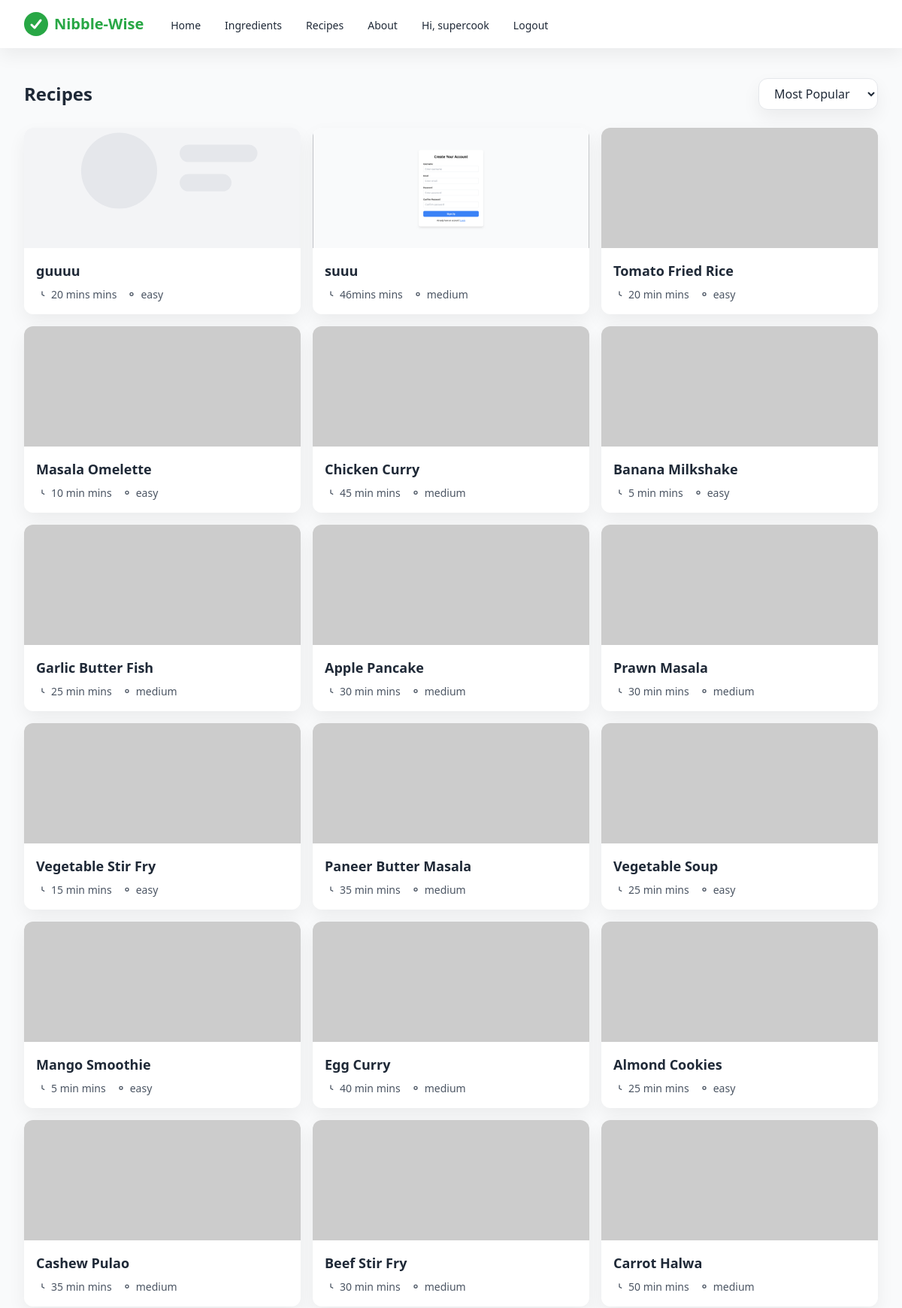
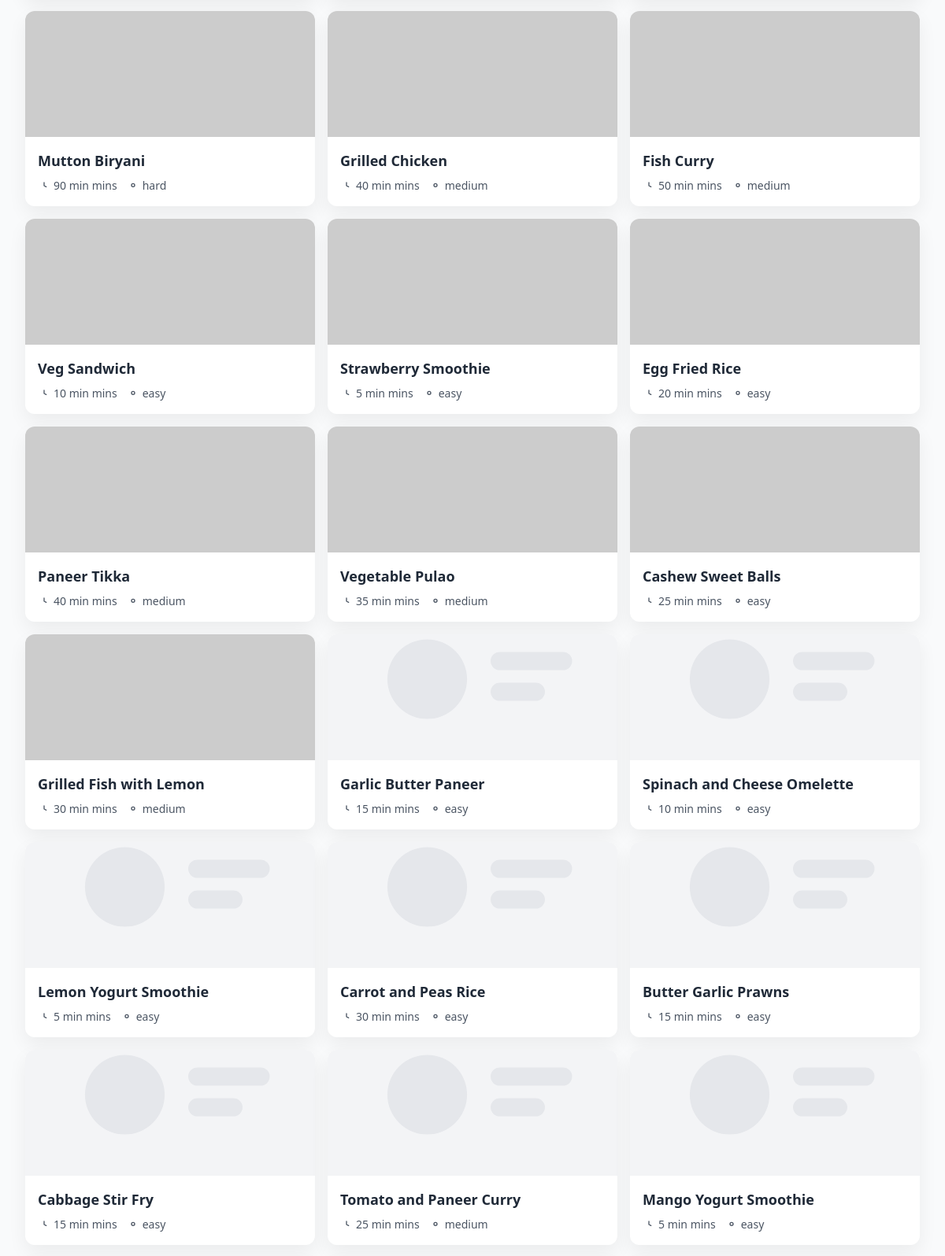
Page /recipes/ (signed in, upper part) on the committed database (2 pictures, top to bottom).
### core/models.py (models this page shows, shortened)
class Recipe(models.Model):
    DIFFICULTY_CHOICES = [
        ('easy', 'Easy'),
        ('medium', 'Medium'),
        ('hard', 'Hard'),
    ]
    title = models.CharField(max_length=200)
    slug = models.SlugField(unique=True, blank=True, null=True)
    photo1 = models.ImageField(upload_to='recipes/', blank=True, null=True)
    photo2 = models.ImageField(upload_to='recipes/', blank=True, null=True)
    photo3 = models.ImageField(upload_to='recipes/', blank=True, null=True)
    photo4 = models.ImageField(upload_to='recipes/', blank=True, null=True)
    photo5 = models.ImageField(upload_to='recipes/', blank=True, null=True)
    time = models.CharField(max_length=10)
    difficulty = models.CharField(
        max_length=10,
        choices=DIFFICULTY_CHOICES,
        default='easy'
    )
    ingredients = models.ManyToManyField(Ingredient, blank=True)
    steps = models.JSONField(default=list)

### core/views.py (the view)
# urls.py: path('recipes/', views.recipes, name='recipes'),
@login_required(login_url='login')
def recipes(request):
    recipes = Recipe.objects.all()
    return render(request, 'recipes.html', {"recipes": recipes})

### templates/recipes.html (shortened to what this page needs)
{% extends 'base.html' %}
{% load static %}
{% block content %}
<section class="max-w-7xl mx-auto px-4 sm:px-6 lg:px-8 py-10">
	<div class="flex items-center justify-between gap-3">
		<h2 class="text-2xl font-bold">Recipes</h2>
		<div class="flex items-center gap-2">
			<select id="sort-select" class="px-4 py-2 rounded-xl border border-gray-200 bg-white shadow-soft">
				<option value="popularity">Most Popular</option>
			</select>
		</div>
	</div>
	<div id="recipe-grid" class="grid sm:grid-cols-2 lg:grid-cols-3 gap-4 mt-6">
		{% for r in recipes %}
			{% include 'components/recipe_card.html' with slug=r.slug title=r.title time=r.time difficulty=r.difficulty image=r.image %}
		{% empty %}
			{% include 'components/empty_state.html' %}
		{% endfor %}
	</div>
</section>
{% endblock %}

### templates/partials/navbar.html (shortened to what this page needs)
{% load static %}
<nav class="bg-white shadow-soft sticky top-0 z-40">
	<div class="max-w-7xl mx-auto px-4 sm:px-6 lg:px-8">
		<div class="flex justify-between h-16">
			<div class="flex">
				<a href="{% url 'home' %}" class="flex items-center gap-2">
					<img src="{% static 'images/logo.svg' %}" alt="Logo" class="h-8 w-8" />
					<span class="font-semibold text-xl text-brand">Nibble-Wise</span>
				</a>
				<div class="hidden sm:ml-8 sm:flex sm:space-x-6">
					<a href="{% url 'home' %}" class="inline-flex items-center px-1 pt-1 text-sm font-medium hover:text-brand">Home</a>
					<a href="{% url 'ingredients' %}" class="inline-flex items-center px-1 pt-1 text-sm font-medium hover:text-brand">Ingredients</a>
					<a href="{% url 'recipes' %}" class="inline-flex items-center px-1 pt-1 text-sm font-medium hover:text-brand">Recipes</a>
					<a href="{% url 'about' %}" class="inline-flex items-center px-1 pt-1 text-sm font-medium hover:text-brand">About</a>
					{% if user.is_authenticated %}
						<span class="inline-flex items-center px-1 pt-1 text-sm font-medium">Hi, {{ user.username }}</span>
						<a href="{% url 'logout' %}" class="inline-flex items-center px-1 pt-1 text-sm font-medium hover:text-brand">Logout</a>
					{% else %}
						<a href="{% url 'login' %}" class="inline-flex items-center px-1 pt-1 text-sm font-medium hover:text-brand">Login</a>
						<a href="{% url 'signup' %}" class="inline-flex items-center px-1 pt-1 text-sm font-medium hover:text-brand">Sign Up</a>
					{% endif %}
				</div>
			</div>
		</div>
	</div>
</nav>

### templates/components/recipe_card.html
{% load static %}
<a href="{% url 'recipe_detail' slug=r.slug %}" class="block group rounded-xl bg-white shadow-soft hover:shadow-lg transition-all duration-200 overflow-hidden recipe-card">
    {% if r.photo1 %}
        <img src="{{ r.photo1.url }}" alt="{{ r.title }}" class="h-40 w-full object-cover group-hover:scale-[1.03] transition-transform duration-200" onerror="this.onerror=null;this.src='{% static 'images/empty.svg' %}'"/>
    {% elif r.photo2 %}
        <img src="{{ r.photo2.url }}" alt="{{ r.title }}" class="h-40 w-full object-cover group-hover:scale-[1.03] transition-transform duration-200" onerror="this.onerror=null;this.src='{% static 'images/empty.svg' %}'"/>
    {% elif r.photo3 %}
        <img src="{{ r.photo3.url }}" alt="{{ r.title }}" class="h-40 w-full object-cover group-hover:scale-[1.03] transition-transform duration-200" onerror="this.onerror=null;this.src='{% static 'images/empty.svg' %}'"/>
    {% elif r.photo4 %}
        <img src="{{ r.photo4.url }}" alt="{{ r.title }}" class="h-40 w-full object-cover group-hover:scale-[1.03] transition-transform duration-200" onerror="this.onerror=null;this.src='{% static 'images/empty.svg' %}'"/>
    {% elif r.photo5 %}
        <img src="{{ r.photo5.url }}" alt="{{ r.title }}" class="h-40 w-full object-cover group-hover:scale-[1.03] transition-transform duration-200" onerror="this.onerror=null;this.src='{% static 'images/empty.svg' %}'"/>
    {% else %}
        <img src="{% static 'images/empty.svg' %}" alt="{{ r.title }}" class="h-40 w-full object-cover"/>
    {% endif %}
    <div class="p-4 space-y-2">
        <h3 class="font-semibold text-lg group-hover:text-brand">{{ r.title }}</h3>
        <div class="flex items-center gap-3 text-sm text-gray-600">
            <span class="inline-flex items-center gap-1">
                <svg class="w-4 h-4" viewBox="0 0 24 24" fill="none" stroke="currentColor">
                    <path stroke-linecap="round" stroke-linejoin="round" stroke-width="2" d="M12 6v6l4 2"/>
                </svg> {{ r.time }} mins
            </span>
            <span class="inline-flex items-center gap-1">
                <svg class="w-4 h-4" viewBox="0 0 24 24" fill="none" stroke="currentColor">
                    <path stroke-linecap="round" stroke-linejoin="round" stroke-width="2" d="M12 8c-1.5 0-3 1.5-3 3s1.5 3 3 3 3-1.5 3-3-1.5-3-3-3z"/>
                </svg> {{ r.difficulty }}
            </span>
        </div>
    </div>
</a>

### static/css/app.css (style rules this page uses)
.ingredient-card, .recipe-card { animation: fadeInUp 300ms ease-out both; }

### rows in the picture
Recipe: title "guuuu", time "20 mins", difficulty "easy"
Recipe: photo1 (picture), title "suuu", time "46mins", difficulty "medium"
Recipe: title "Tomato Fried Rice", time "20 min", difficulty "easy"
Recipe: title "Masala Omelette", time "10 min", difficulty "easy"
Recipe: title "Chicken Curry", time "45 min", difficulty "medium"
Recipe: title "Banana Milkshake", time "5 min", difficulty "easy"
Recipe: title "Garlic Butter Fish", time "25 min", difficulty "medium"
Recipe: title "Apple Pancake", time "30 min", difficulty "medium"
Recipe: title "Prawn Masala", time "30 min", difficulty "medium"
Recipe: title "Vegetable Stir Fry", time "15 min", difficulty "easy"
Recipe: title "Paneer Butter Masala", time "35 min", difficulty "medium"
Recipe: title "Vegetable Soup", time "25 min", difficulty "easy"
Recipe: title "Mango Smoothie", time "5 min", difficulty "easy"
Recipe: title "Egg Curry", time "40 min", difficulty "medium"
Recipe: title "Almond Cookies", time "25 min", difficulty "easy"
Recipe: title "Cashew Pulao", time "35 min", difficulty "medium"
Recipe: title "Beef Stir Fry", time "30 min", difficulty "medium"
Recipe: title "Carrot Halwa", time "50 min", difficulty "medium"
Recipe: title "Mutton Biryani", time "90 min", difficulty "hard"
Recipe: title "Grilled Chicken", time "40 min", difficulty "medium"
Recipe: title "Fish Curry", time "50 min", difficulty "medium"
Recipe: title "Veg Sandwich", time "10 min", difficulty "easy"
Recipe: title "Strawberry Smoothie", time "5 min", difficulty "easy"
Recipe: title "Egg Fried Rice", time "20 min", difficulty "easy"
Recipe: title "Paneer Tikka", time "40 min", difficulty "medium"
Recipe: title "Vegetable Pulao", time "35 min", difficulty "medium"
Recipe: title "Cashew Sweet Balls", time "25 min", difficulty "easy"
Recipe: title "Grilled Fish with Lemon", time "30 min", difficulty "medium"
Recipe: title "Garlic Butter Paneer", time "15 min", difficulty "easy"
Recipe: title "Spinach and Cheese Omelette", time "10 min", difficulty "easy"
Recipe: title "Lemon Yogurt Smoothie", time "5 min", difficulty "easy"
Recipe: title "Carrot and Peas Rice", time "30 min", difficulty "easy"
Recipe: title "Butter Garlic Prawns", time "15 min", difficulty "easy"
Recipe: title "Cabbage Stir Fry", time "15 min", difficulty "easy"
Recipe: title "Tomato and Paneer Curry", time "25 min", difficulty "medium"
Recipe: title "Mango Yogurt Smoothie", time "5 min", difficulty "easy"

### other values in the picture
{{ user.username }} "supercook"
